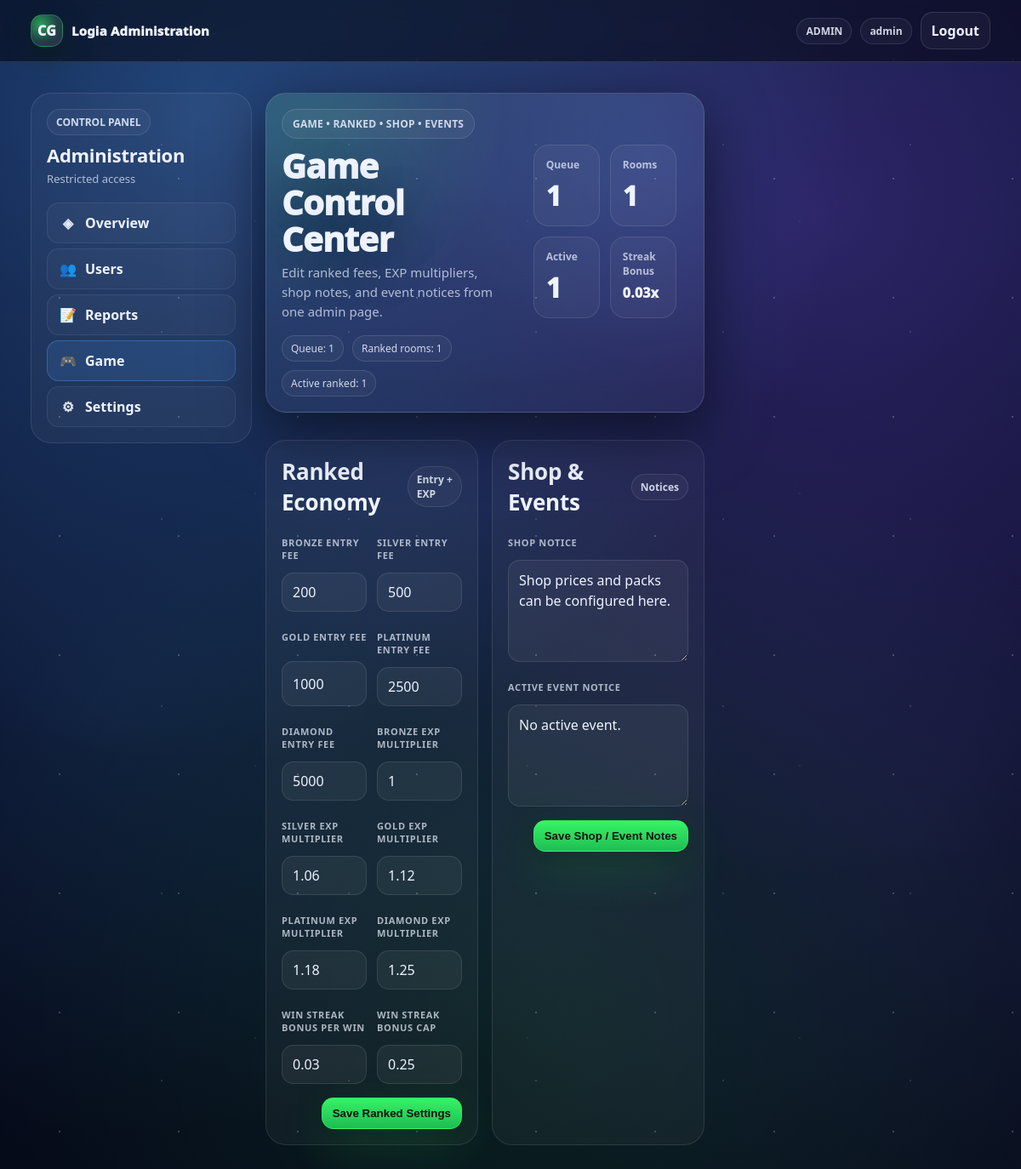
The app's page /admin/game.php (signed in) with its own data.
### tables this page shows
CREATE TABLE `users` (
  `id` bigint UNSIGNED NOT NULL,
  `username` varchar(32) NOT NULL,
  `email` varchar(255) NOT NULL,
  `password_hash` varchar(255) NOT NULL,
  `display_name` varchar(64) DEFAULT NULL,
  `email_verified_at` datetime DEFAULT NULL,
  `failed_login_attempts` int NOT NULL DEFAULT '0',
  `security_challenge_required` tinyint(1) NOT NULL DEFAULT '0',
  `last_failed_login_at` datetime DEFAULT NULL,
  `approval_status` enum('pending','approved','rejected') NOT NULL DEFAULT 'pending',
  `approved_by` bigint UNSIGNED DEFAULT NULL,
  `approved_at` datetime DEFAULT NULL,
  `rejected_reason` varchar(255) DEFAULT NULL,
  `is_active` tinyint(1) NOT NULL DEFAULT '1',
  `is_guest` tinyint(1) NOT NULL DEFAULT '0',
  `banned_until` datetime DEFAULT NULL,
  `bank_link_status` enum('none','pending','linked','failed') NOT NULL DEFAULT 'none',
  `bank_linked_at` datetime DEFAULT NULL,
  `appearance_mode` enum('default','dark','light') NOT NULL DEFAULT 'default',
  `last_login_at` datetime DEFAULT NULL,
  `created_at` datetime NOT NULL DEFAULT CURRENT_TIMESTAMP,
  `updated_at` datetime NOT NULL DEFAULT CURRENT_TIMESTAMP ON UPDATE CURRENT_TIMESTAMP,
  `level` int DEFAULT '1',
  `exp` int DEFAULT '0',
  `exp_to_next` int DEFAULT '100',
  `credits` int DEFAULT '0',
  `ranked_unlocked` tinyint(1) NOT NULL DEFAULT '0',
  `matches_played` int DEFAULT '0',
  `matches_won` int DEFAULT '0',
  `bio` text,
  `avatar_path` varchar(255) DEFAULT NULL,
  `favorite_deck` varchar(100) DEFAULT NULL,
  `tagline` varchar(120) DEFAULT NULL
);

CREATE TABLE `admin_game_settings` (
  `setting_key` varchar(64) NOT NULL,
  `setting_value` text NOT NULL,
  `updated_at` datetime NOT NULL DEFAULT CURRENT_TIMESTAMP ON UPDATE CURRENT_TIMESTAMP
);

### includes/helpers.php (called while the page is built, shortened)
<?php
function h($s): string {
  return htmlspecialchars((string)$s, ENT_QUOTES, 'UTF-8');
}
function base_path(): string {
  return '/cardgame';
}

### includes/auth.php (called while the page is built, shortened)
<?php
require_once __DIR__ . '/db.php';
require_once __DIR__ . '/helpers.php';
function current_user(): ?array {
  global $mysqli;
  $uid = (int)($_SESSION['user_id'] ?? 0);
  load_user_into_session($mysqli, $uid);
  return $_SESSION['user'] ?? null;
}
function load_user_into_session(mysqli $mysqli, int $uid): void {
  $stmt = $mysqli->prepare("
    SELECT id, username, email, display_name,
          avatar_path, bio, favorite_deck, tagline, appearance_mode,
          is_active, is_guest,
          approval_status, email_verified_at,
          bank_link_status, banned_until, last_login_at,
          level, exp, exp_to_next, credits, matches_played, matches_won,
          created_at
    FROM users
    WHERE id = ?
    LIMIT 1
  ");
  $stmt->bind_param("i", $uid);
  $stmt->execute();
  $u = $stmt->get_result()->fetch_assoc();
}

### admin/game.php (the view, shortened to what this page needs)
<?php
require_once __DIR__ . "/../includes/db.php";
require_once __DIR__ . "/../includes/helpers.php";
require_once __DIR__ . "/../includes/auth.php";
$bp = base_path();
$user = current_user();
$adminName = $user['username'] ?? $user['email'] ?? 'Administrator';
function admin_game_get_setting(mysqli $mysqli, string $key, $default) {
  $stmt = $mysqli->prepare("
    SELECT setting_value
    FROM admin_game_settings
    WHERE setting_key = ?
    LIMIT 1
  ");
  $stmt->bind_param("s", $key);
  $stmt->execute();
  $row = $stmt->get_result()->fetch_assoc();
  $raw = (string)$row['setting_value'];
  $decoded = json_decode($raw, true);
  return json_last_error() === JSON_ERROR_NONE ? $decoded : $raw;
}
$entryFees = admin_game_get_setting($mysqli, 'ranked_entry_fees', [
  'Bronze' => 200,
  'Silver' => 500,
  'Gold' => 1000,
  'Platinum' => 2500,
  'Diamond' => 5000,
]);
$expMultipliers = admin_game_get_setting($mysqli, 'ranked_exp_base_multipliers', [
  'Bronze' => 1.00,
  'Silver' => 1.06,
  'Gold' => 1.12,
  'Platinum' => 1.18,
  'Diamond' => 1.25,
]);
$streakBonus = (float)admin_game_get_setting($mysqli, 'ranked_streak_bonus', '0.03');
$streakCap = (float)admin_game_get_setting($mysqli, 'ranked_streak_bonus_cap', '0.25');
$shopNotice = (string)admin_game_get_setting($mysqli, 'shop_notice', 'Shop prices and packs can be configured here.');
$eventNotice = (string)admin_game_get_setting($mysqli, 'active_event_notice', 'No active event.');
$rankedQueueCount = 0;
$res = $mysqli->query("SELECT COUNT(*) c FROM ranked_queue");
if ($res) {
  $rankedQueueCount = (int)($res->fetch_assoc()['c'] ?? 0);
}
$rankedMatches = 0;
$res = $mysqli->query("SELECT COUNT(*) c FROM game_rooms WHERE room_type='ranked'");
if ($res) {
  $rankedMatches = (int)($res->fetch_assoc()['c'] ?? 0);
}
$activeRankedRooms = 0;
$res = $mysqli->query("SELECT COUNT(*) c FROM game_rooms WHERE room_type='ranked' AND status IN ('waiting','playing')");
if ($res) {
  $activeRankedRooms = (int)($res->fetch_assoc()['c'] ?? 0);
}
?>
<!doctype html>
<html lang="en">
<head>
  <link rel="stylesheet" href="<?= h($bp) ?>/assets/style.css"/>
  <link rel="stylesheet" href="<?= h($bp) ?>/assets/hub.css"/>
  <link rel="stylesheet" href="<?= h($bp) ?>/assets/adminstyle.css"/>
</head>
<body class="hub adminhub">
<header class="topnav">
  <div class="topnav__inner">
    <a class="logo" href="<?= h($bp) ?>/admin/index.php">
      <span class="logo__mark">CG</span>
      <span class="logo__text">Logia Administration</span>
    </a>
    <div class="navactions">
      <span class="pill">ADMIN</span>
      <span class="pill"><?= h($adminName) ?></span>
      <a class="btn btn-ghost" href="<?= h($bp) ?>/logout.php">Logout</a>
    </div>
  </div>
</header>
<main class="container admin-page">
  <section class="admin-shell">
    <aside class="admin-side card-soft">
      <div class="admin-side__head">
        <div class="pill">CONTROL PANEL</div>
        <h2>Administration</h2>
        <p>Restricted access</p>
      </div>
      <nav class="admin-menu">
        <a class="admin-menu__item" href="<?= h($bp) ?>/admin/index.php"><span class="admin-menu__icon">◈</span><span>Overview</span></a>
        <a class="admin-menu__item" href="<?= h($bp) ?>/admin/users.php"><span class="admin-menu__icon">👥</span><span>Users</span></a>
        <a class="admin-menu__item" href="<?= h($bp) ?>/admin/reports.php"><span class="admin-menu__icon">📝</span><span>Reports</span></a>
        <a class="admin-menu__item is-active" href="<?= h($bp) ?>/admin/game.php"><span class="admin-menu__icon">🎮</span><span>Game</span></a>
        <a class="admin-menu__item" href="<?= h($bp) ?>/admin/settings.php"><span class="admin-menu__icon">⚙</span><span>Settings</span></a>
      </nav>
    </aside>
    <section class="admin-main">
      <article class="admin-hero card admin-hero--compact">
        <div class="admin-hero__copy">
          <div class="chip">GAME • RANKED • SHOP • EVENTS</div>
          <h1>Game Control Center</h1>
          <p class="lead">
            Edit ranked fees, EXP multipliers, shop notes, and event notices from one admin page.
          </p>
          <div class="hero__notes">
            <span class="note">Queue: <?= h((string)$rankedQueueCount) ?></span>
            <span class="note">Ranked rooms: <?= h((string)$rankedMatches) ?></span>
            <span class="note">Active ranked: <?= h((string)$activeRankedRooms) ?></span>
          </div>
        </div>
        <div class="admin-hero__panel">
          <div class="statpanel">
            <div class="statgrid">
              <div class="stat">
                <div class="stat__label">Queue</div>
                <div class="stat__value"><?= h((string)$rankedQueueCount) ?></div>
              </div>
              <div class="stat">
                <div class="stat__label">Rooms</div>
                <div class="stat__value"><?= h((string)$rankedMatches) ?></div>
              </div>
              <div class="stat">
                <div class="stat__label">Active</div>
                <div class="stat__value"><?= h((string)$activeRankedRooms) ?></div>
              </div>
              <div class="stat">
                <div class="stat__label">Streak Bonus</div>
                <div class="stat__value stat__value--small"><?= h((string)$streakBonus) ?>x</div>
              </div>
            </div>
          </div>
        </div>
      </article>
      <section class="admin-blocks admin-blocks--gap">
        <article class="admin-panel card-soft admin-card-pad">
          <div class="admin-panel__head">
            <h2>Ranked Economy</h2>
            <span class="pill">Entry + EXP</span>
          </div>
          <form method="post" class="admin-form-grid">
            <div class="admin-form-row">
              <label>Bronze Entry Fee</label>
              <input type="number" name="fee_bronze" value="<?= h((string)($entryFees['Bronze'] ?? 200)) ?>" min="0">
            </div>
            <div class="admin-form-row">
              <label>Silver Entry Fee</label>
              <input type="number" name="fee_silver" value="<?= h((string)($entryFees['Silver'] ?? 500)) ?>" min="0">
            </div>
            <div class="admin-form-row">
              <label>Gold Entry Fee</label>
              <input type="number" name="fee_gold" value="<?= h((string)($entryFees['Gold'] ?? 1000)) ?>" min="0">
            </div>
            <div class="admin-form-row">
              <label>Platinum Entry Fee</label>
              <input type="number" name="fee_platinum" value="<?= h((string)($entryFees['Platinum'] ?? 2500)) ?>" min="0">
            </div>
            <div class="admin-form-row">
              <label>Diamond Entry Fee</label>
              <input type="number" name="fee_diamond" value="<?= h((string)($entryFees['Diamond'] ?? 5000)) ?>" min="0">
            </div>
            <div class="admin-form-row">
              <label>Bronze EXP Multiplier</label>
              <input type="number" step="0.01" name="mult_bronze" value="<?= h((string)($expMultipliers['Bronze'] ?? 1.00)) ?>" min="1">
            </div>
            <div class="admin-form-row">
              <label>Silver EXP Multiplier</label>
              <input type="number" step="0.01" name="mult_silver" value="<?= h((string)($expMultipliers['Silver'] ?? 1.06)) ?>" min="1">
            </div>
            <div class="admin-form-row">
              <label>Gold EXP Multiplier</label>
              <input type="number" step="0.01" name="mult_gold" value="<?= h((string)($expMultipliers['Gold'] ?? 1.12)) ?>" min="1">
            </div>
            <div class="admin-form-row">
              <label>Platinum EXP Multiplier</label>
              <input type="number" step="0.01" name="mult_platinum" value="<?= h((string)($expMultipliers['Platinum'] ?? 1.18)) ?>" min="1">
            </div>
            <div class="admin-form-row">
              <label>Diamond EXP Multiplier</label>
              <input type="number" step="0.01" name="mult_diamond" value="<?= h((string)($expMultipliers['Diamond'] ?? 1.25)) ?>" min="1">
            </div>
            <div class="admin-form-row">
              <label>Win Streak Bonus Per Win</label>
              <input type="number" step="0.01" name="streak_bonus" value="<?= h((string)$streakBonus) ?>" min="0">
            </div>
            <div class="admin-form-row">
              <label>Win Streak Bonus Cap</label>
              <input type="number" step="0.01" name="streak_cap" value="<?= h((string)$streakCap) ?>" min="0">
            </div>
            <div class="admin-form-actions">
              <button class="btn btn-primary" type="submit">Save Ranked Settings</button>
            </div>
          </form>
        </article>
        <article class="admin-panel card-soft admin-card-pad">
          <div class="admin-panel__head">
            <h2>Shop & Events</h2>
            <span class="pill">Notices</span>
          </div>
          <form method="post" class="admin-form-grid admin-form-grid--one">
            <div class="admin-form-row admin-form-row--textarea">
              <label>Shop Notice</label>
              <textarea name="shop_notice" rows="4"><?= h($shopNotice) ?></textarea>
            </div>
            <div class="admin-form-row admin-form-row--textarea">
              <label>Active Event Notice</label>
              <textarea name="active_event_notice" rows="4"><?= h($eventNotice) ?></textarea>
            </div>
            <div class="admin-form-actions">
              <button class="btn btn-primary" type="submit">Save Shop / Event Notes</button>
            </div>
          </form>
        </article>
      </section>
    </section>
  </section>
</main>
</body>
</html>

### assets/hub.css (style rules this page uses)
body.hub .container, body.hub .topnav__inner { max-width: 1520px; width: calc(100% - 36px); }

### assets/adminstyle.css (style rules this page uses)
.admin-shell { display:grid; grid-template-columns:260px minmax(0,1fr) 320px; gap:16px; align-items:start; }
.admin-page { padding-top:18px; padding-bottom:24px; }
.admin-side { padding:18px; border-radius:24px; }
.admin-side__head { margin-bottom:18px; }
.admin-side__head h2 { margin:8px 0 4px; font-size:22px; }
.admin-side__head p { font-size:13px; color:var(--muted); }
.admin-menu { display:grid; gap:6px; }
.admin-menu__item { display:flex; align-items:center; gap:10px; padding:12px 14px; border-radius:14px; text-decoration:none; color:var(--text); border:1px solid rgba(255,255,255,.08); background:rgba(255,255,255,.03); font-weight:700; }
.admin-menu__item.is-active { background:rgba(78,161,255,.14); border-color:rgba(78,161,255,.35); }
.admin-menu__icon { width:20px; text-align:center; }
.admin-main { display:grid; gap:16px; }
.admin-hero { padding:20px; border-radius:24px; position:relative; overflow:hidden; }
.admin-hero--compact { padding:18px; }
.admin-hero h1 { font-size:40px; font-weight:950; margin:10px 0 6px; }
.admin-hero .lead { color:var(--muted); }
.admin-hero__copy { max-width:760px; }
.admin-hero__panel { margin-top:16px; }
.statpanel { padding:14px; }
.statgrid { display:grid; grid-template-columns:repeat(2,1fr); gap:12px; }
.stat { padding:14px; border-radius:18px; border:1px solid rgba(255,255,255,.10); background:rgba(255,255,255,.04); }
.stat__label { font-size:12px; color:var(--muted); font-weight:800; }
.stat__value { font-size:32px; font-weight:950; }
.stat__value--small { font-size:16px; }
.admin-panel { padding:18px; border-radius:24px; }
.admin-panel__head { display:flex; justify-content:space-between; align-items:center; margin-bottom:12px; }
.admin-panel h2 { font-size:26px; margin:0; }
.admin-card-pad { padding:18px; }
.admin-blocks { display:grid; gap:16px; }
.admin-blocks--gap { margin-top:16px; }
.chip { display:inline-flex; align-items:center; gap:8px; padding:8px 12px; border-radius:999px; border:1px solid rgba(255,255,255,.12); background:rgba(255,255,255,.05); color:rgba(238,243,255,.84); font-size:12px; font-weight:900; letter-spacing:.02em; }
.admin-form-grid { display:grid; grid-template-columns:repeat(2, minmax(0, 1fr)); gap:12px; }
.admin-form-grid--one { grid-template-columns:1fr; }
.admin-form-row { display:grid; gap:7px; }
.admin-form-row label { font-size:11px; font-weight:900; letter-spacing:.06em; text-transform:uppercase; color:var(--muted); }
.admin-form-row input, .admin-form-row textarea { width:100%; border:1px solid rgba(255,255,255,.10); background:rgba(255,255,255,.05); color:var(--text); border-radius:14px; padding:11px 12px; outline:none; font:inherit; }
.admin-form-row textarea { resize:vertical; min-height:110px; line-height:1.5; }
.admin-form-actions { grid-column:1 / -1; display:flex; justify-content:flex-end; gap:8px; margin-top:4px; }

### records on screen
users: username "admin"
admin_game_settings: setting_value "0.03", streak_bonus "0.03"
admin_game_settings: fee_bronze "200", fee_silver "500", fee_gold "1000", fee_platinum "2500", fee_diamond "5000"
admin_game_settings: mult_bronze "1", mult_silver "1.06", mult_gold "1.12", mult_platinum "1.18", mult_diamond "1.25"
admin_game_settings: streak_cap "0.25"
admin_game_settings: shop_notice "Shop prices and packs can be configured here."
admin_game_settings: active_event_notice "No active event."

### other values on screen
$rankedQueueCount "1"
$rankedMatches "1"
$activeRankedRooms "1"
